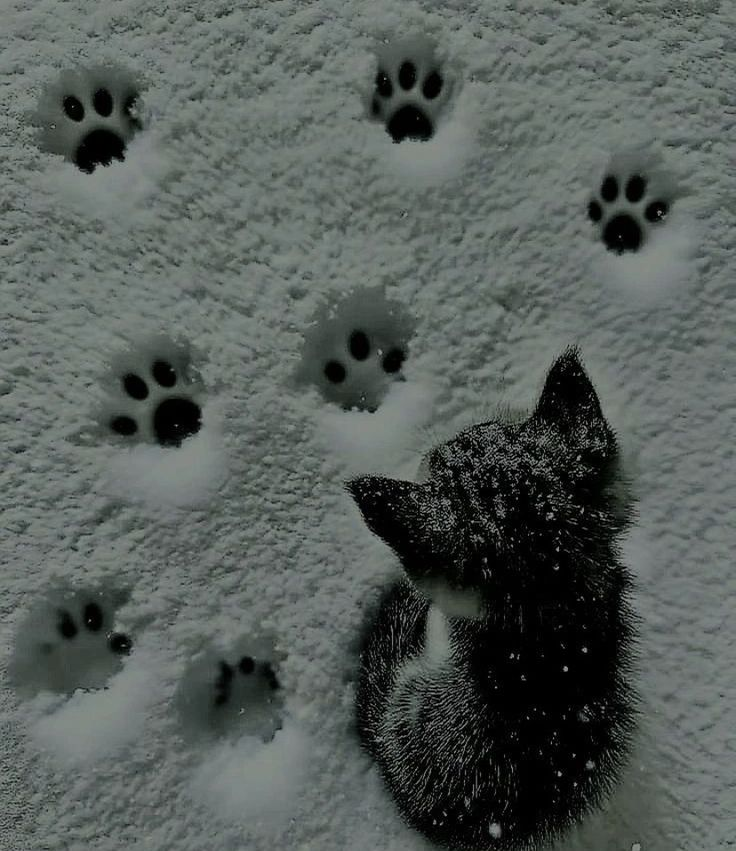
#> input picture LR7/7_1.jpg, 736 x 851 px
$ python -i laba7.py   (imports and definitions only)
#> lines starting #> are read from the running program, lines starting #| are printed output that depends on the picture
#> further down, picture is the input picture: shape (851, 736, 3); mean B, G, R 88.9, 92.5, 85.1
import numpy as np
from PIL import Image, ImageTk
from scipy.ndimage import convolve, gaussian_filter

import tkinter as tk
from tkinter import filedialog, messagebox, ttk


# [12 lines left out: function apply_lpf, not called in this run]


def apply_hpf(img: np.ndarray) -> np.ndarray:

    h, w, c = img.shape
#> h = 851; w = 736; c = 3
    img_f = img.astype(np.float64)
    out = np.zeros_like(img_f)
    mid = w // 2
#> mid = 368

    laplace_kernel = np.array([
        [-1.0, -1.0, -1.0],
        [-1.0,  8.0, -1.0],
        [-1.0, -1.0, -1.0]
    ], dtype=np.float64)

    # Левая половина: Лаплас
    for c_idx in range(c):
        left = img_f[:, :mid, c_idx]
        out[:, :mid, c_idx] = convolve(left, laplace_kernel, mode='nearest')
#> this loop made 3 passes
#> pass 1, in apply_hpf, `left = img_f[:, :mid, c_idx]`:
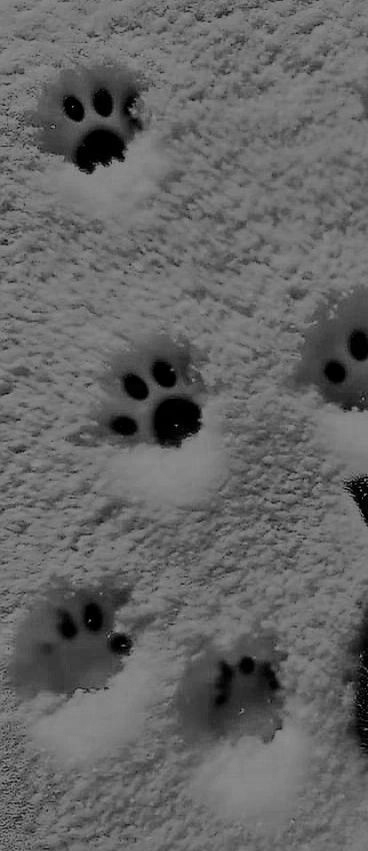
#> left: shape (851, 368) float64; min 0, max 156, mean 101.2
#> after the loop:
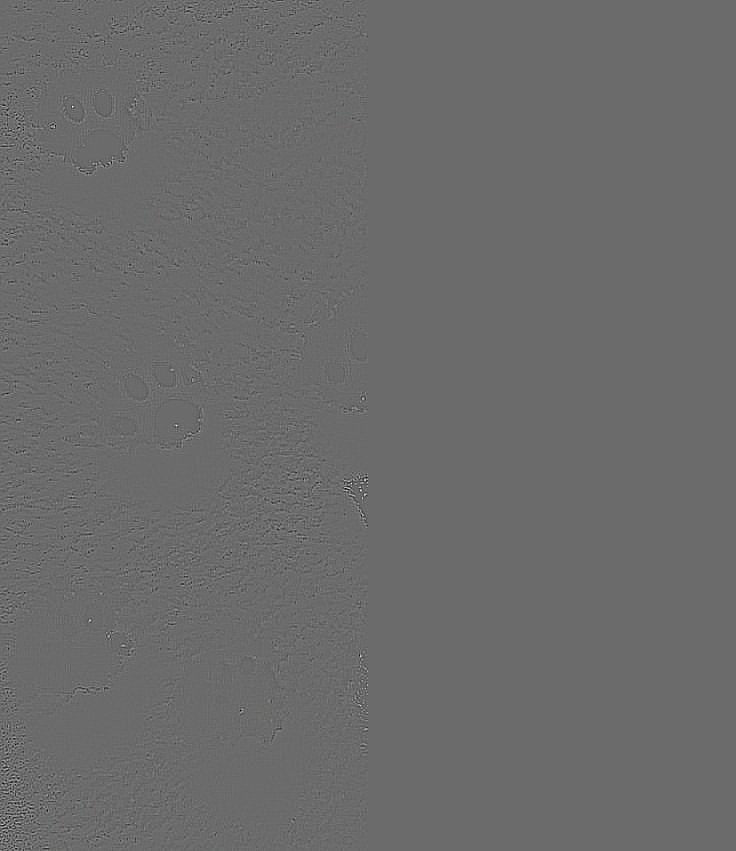
#> out: shape (851, 736, 3) float64; mean B, G, R 0, 0, 0; drawn with min black and max white

    # Правая половина: LoG
    for c_idx in range(c):
        right = img_f[:, mid:, c_idx]
        smoothed = gaussian_filter(right, sigma=1.0)
        out[:, mid:, c_idx] = convolve(smoothed, laplace_kernel, mode='nearest')
#> this loop made 3 passes
#> pass 1, in apply_hpf, `right = img_f[:, mid:, c_idx]`:
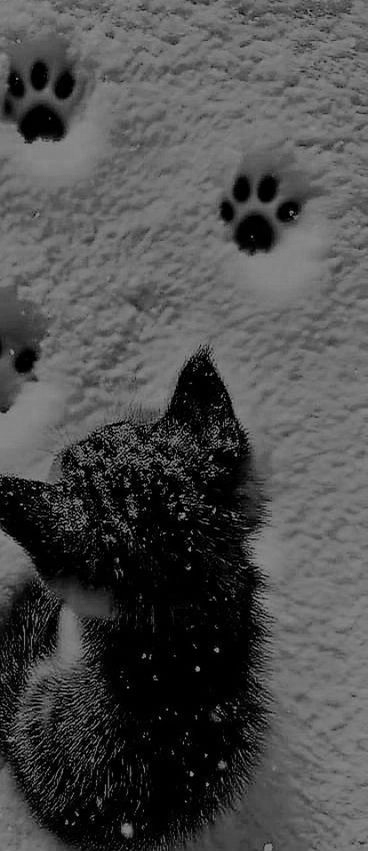
#> right: shape (851, 368) float64; min 0, max 169, mean 76.7

    out = np.abs(out)
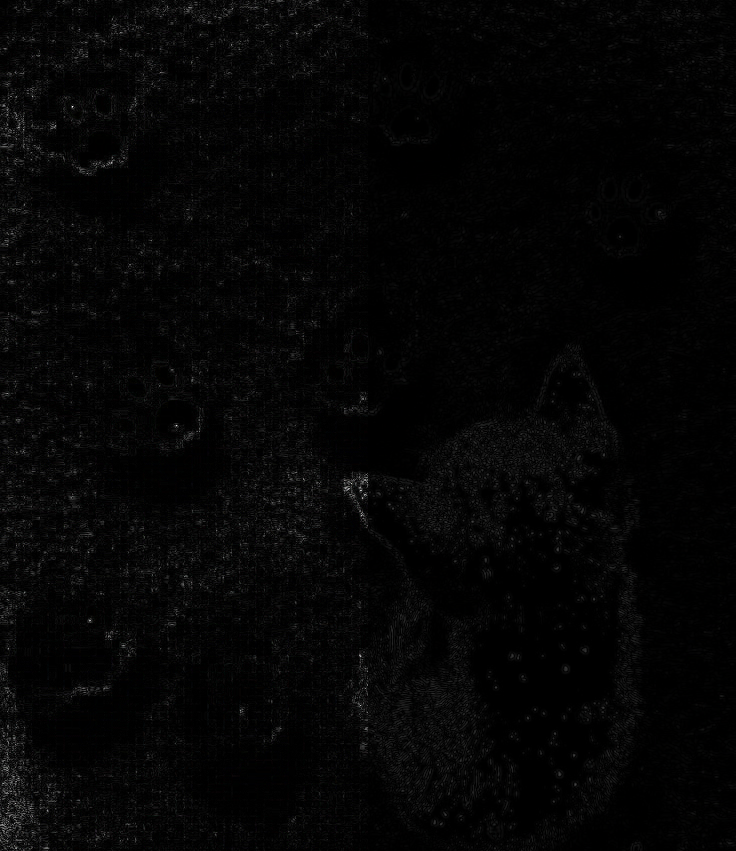
#> out: shape (851, 736, 3) float64; mean B, G, R 15.6, 15.6, 15.6; drawn with min black and max white
    return np.clip(out, 0, 255).astype(np.uint8)
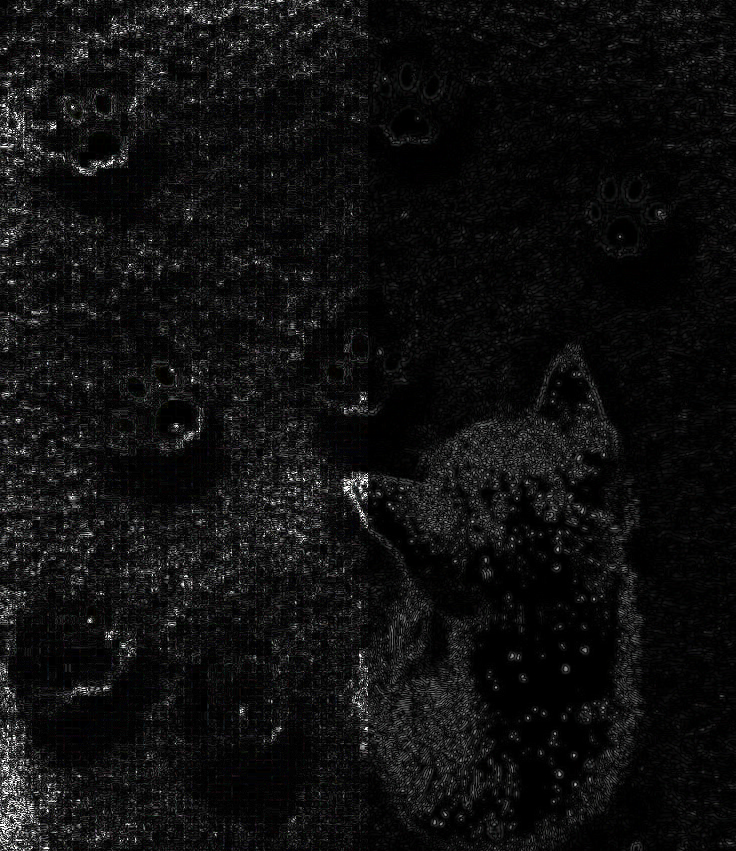
#> returned value: shape (851, 736, 3); mean of channels 0, 1, 2 15.3, 15.3, 15.3; drawn as B, G, R

class FilterApp:
    # [149 lines left out: functions __init__, create_panel, open_image, show_image, run_lpf, run_hpf and 3 more, not called in this run]


# [2 lines not run here, left out]

>>> import cv2
>>> picture = cv2.imread('7_1.jpg')
>>> result = apply_hpf(picture)
